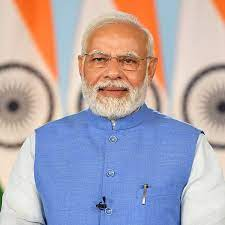
#> input picture image.jpg, 225 x 225 px
$ jupyter execute --allow-errors gender_age_detection.ipynb   (shell and % lines are left out)
#> lines starting #> are read from the running program, lines starting #| are printed output that depends on the picture
[cell 1]
%cd gender_and_age_detection

[cell 2]
# Downloading pretrained data and unzipping it
# https://drive.google.com/uc?id=1_aDScOvBeBLCn_iv0oxSO8X1ySQpSbIS

[cell 3]
# Import required modules
import cv2 as cv
import math
import time
from google.colab.patches import cv2_imshow

def getFaceBox(net, frame, conf_threshold=0.7):
    frameOpencvDnn = frame.copy()
    frameHeight = frameOpencvDnn.shape[0]
    frameWidth = frameOpencvDnn.shape[1]
    blob = cv.dnn.blobFromImage(frameOpencvDnn, 1.0, (300, 300), [104, 117, 123], True, False)

    net.setInput(blob)
    detections = net.forward()
    bboxes = []
    for i in range(detections.shape[2]):
        confidence = detections[0, 0, i, 2]
        if confidence > conf_threshold:
            x1 = int(detections[0, 0, i, 3] * frameWidth)
            y1 = int(detections[0, 0, i, 4] * frameHeight)
            x2 = int(detections[0, 0, i, 5] * frameWidth)
            y2 = int(detections[0, 0, i, 6] * frameHeight)
            bboxes.append([x1, y1, x2, y2])
            cv.rectangle(frameOpencvDnn, (x1, y1), (x2, y2), (0, 255, 0), int(round(frameHeight/150)), 8)
    return frameOpencvDnn, bboxes

faceProto = "modelNweight/opencv_face_detector.pbtxt"
faceModel = "modelNweight/opencv_face_detector_uint8.pb"

ageProto = "modelNweight/age_deploy.prototxt"
ageModel = "modelNweight/age_net.caffemodel"

genderProto = "modelNweight/gender_deploy.prototxt"
genderModel = "modelNweight/gender_net.caffemodel"

MODEL_MEAN_VALUES = (78.4263377603, 87.7689143744, 114.895847746)
ageList = ['(0-2)', '(4-6)', '(8-12)', '(15-20)', '(25-32)', '(38-43)', '(48-53)', '(60-100)']
genderList = ['Male', 'Female']

# Load network
#> (the rest of this cell did not finish here and is left out)

[cell 4]
input = cv.imread("image.jpg")
#> input is the input picture: shape (225, 225, 3); mean B, G, R 178, 167.1, 175.6
#> (the rest of this cell did not finish here and is left out)

[cell 5]
input = cv.imread("image1.jpg")
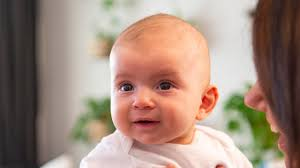
#> input picture image1.jpg, 300 x 168 px
#> input is the input picture: shape (168, 300, 3); mean B, G, R 125.8, 139.5, 163.4
#> (the rest of this cell did not finish here and is left out)

[cell 6]
input = cv.imread("image2.jpg")
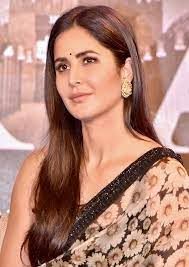
#> input picture image2.jpg, 189 x 267 px
#> input is the input picture: shape (267, 189, 3); mean B, G, R 118.3, 132.9, 179.3
#> (the rest of this cell did not finish here and is left out)
